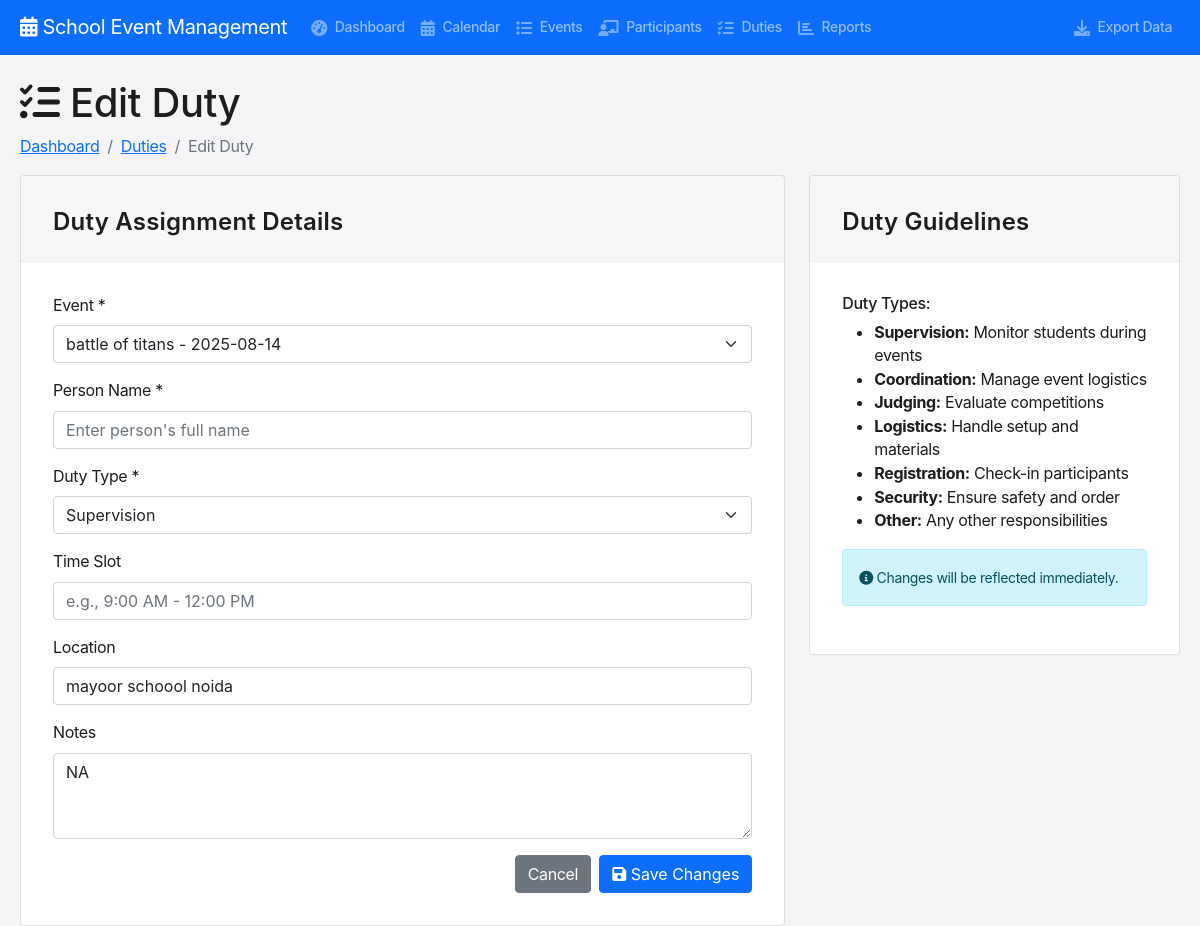
Before: /duties/1/edit with the older database file.
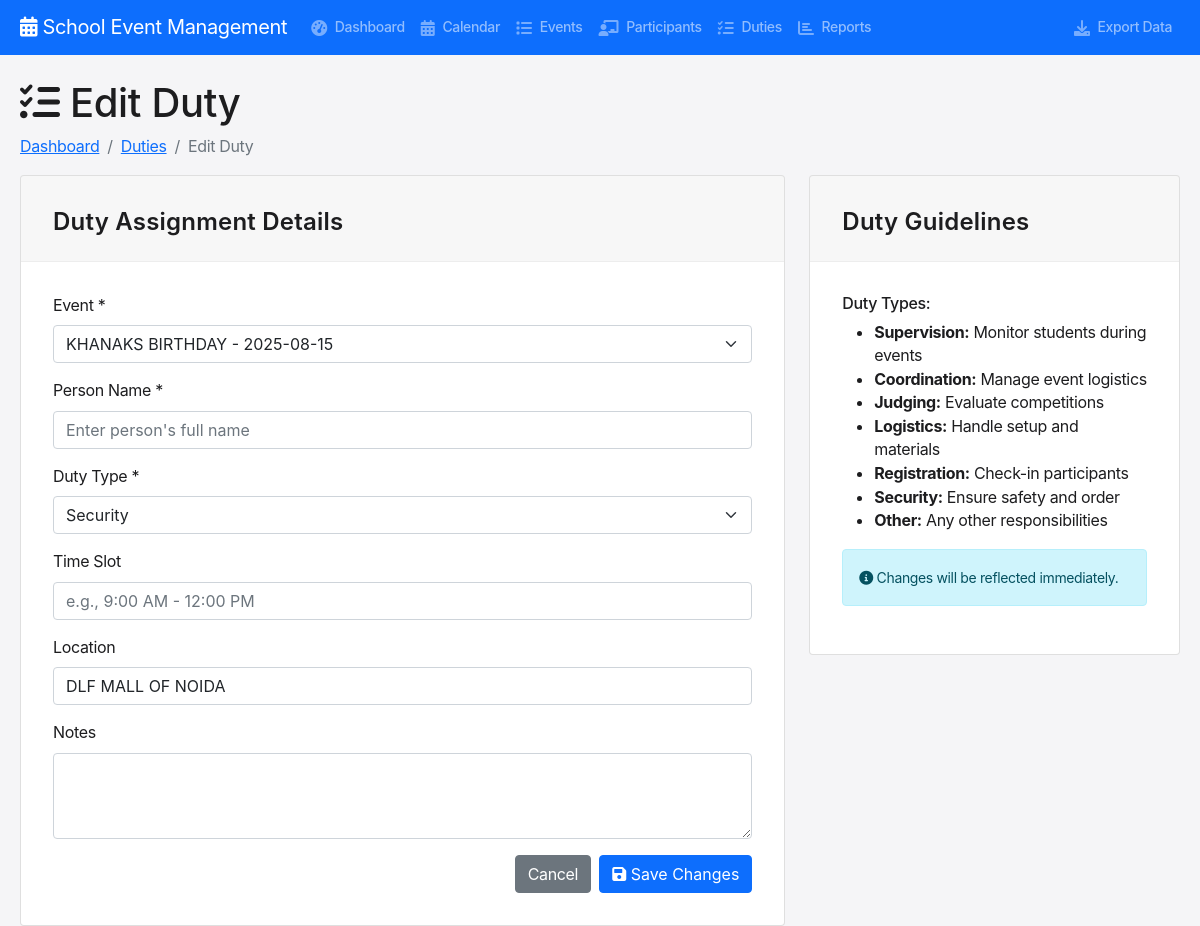
After: the same page with the newer database file.
### tables this page shows
CREATE TABLE duties (
    id INTEGER PRIMARY KEY AUTOINCREMENT,
    event_id INTEGER NOT NULL,
    duty_person_id INTEGER NOT NULL,
    duty_type TEXT NOT NULL,
    duty_date DATE NOT NULL,
    start_time TIME NOT NULL,
    end_time TIME NOT NULL,
    location TEXT NOT NULL,
    description TEXT,
    notes TEXT,
    assigned_at TIMESTAMP DEFAULT CURRENT_TIMESTAMP,
    FOREIGN KEY (event_id) REFERENCES events (id) ON DELETE CASCADE,
    FOREIGN KEY (duty_person_id) REFERENCES duty_personnel (id) ON DELETE CASCADE
);

CREATE TABLE events (
            id INTEGER PRIMARY KEY AUTOINCREMENT,
            name TEXT NOT NULL,
            type TEXT NOT NULL,
            event_date DATE NOT NULL,
            start_time TIME NOT NULL,
            end_time TIME NOT NULL,
            venue TEXT NOT NULL,
            description TEXT,
            host_school TEXT NOT NULL,
            participating_schools TEXT,
            status TEXT DEFAULT 'upcoming',
            created_at TIMESTAMP DEFAULT CURRENT_TIMESTAMP
        );

### app.py (the view, shortened to what this page needs)
@app.route('/duties/<int:id>/edit', methods=['GET', 'POST'])
def edit_duty(id):
    conn = get_db_connection()
    duty = conn.execute('SELECT * FROM duties WHERE id = ?', (id,)).fetchone()
    events = conn.execute('SELECT id, name, event_date, venue FROM events ORDER BY event_date').fetchall()
    duty_personnel = conn.execute('SELECT id, name, designation FROM duty_personnel ORDER BY name').fetchall()
    conn.close()
    return render_template('edit_duty.html', duty=duty, events=events, duty_personnel=duty_personnel)

### app.py (called while the page is built)
def get_db_connection():
    conn = sqlite3.connect('events.db')
    conn.row_factory = sqlite3.Row
    return conn

### templates/edit_duty.html (shortened to what this page needs)
{% extends "base.html" %}
{% block content %}
<div class="row">
    <div class="col-12">
        <h1><i class="fas fa-tasks"></i> Edit Duty</h1>
        <nav aria-label="breadcrumb">
            <ol class="breadcrumb">
                <li class="breadcrumb-item"><a href="{{ url_for('dashboard') }}">Dashboard</a></li>
                <li class="breadcrumb-item"><a href="{{ url_for('duties') }}">Duties</a></li>
                <li class="breadcrumb-item active">Edit Duty</li>
            </ol>
        </nav>
    </div>
</div>
<div class="row">
    <div class="col-md-8">
        <div class="card">
            <div class="card-header">
                <h5 class="card-title mb-0">Duty Assignment Details</h5>
            </div>
            <div class="card-body">
                <form method="POST">
                    <div class="mb-3">
                        <label for="event_id" class="form-label">Event *</label>
                        <select class="form-select" id="event_id" name="event_id" required onchange="updateEventDetails()">
                            {% for event in events %}
                                <option value="{{ event.id }}" {% if event.id == duty.event_id %}selected{% endif %}
                                        data-date="{{ event.event_date }}"
                                        data-venue="{{ event.venue }}"
                                        data-start="{{ event.start_time }}"
                                        data-end="{{ event.end_time }}">
                                    {{ event.name }} - {{ event.event_date }}
                                </option>
                            {% endfor %}
                        </select>
                    </div>
                    <div class="mb-3">
                        <label for="teacher_name" class="form-label">Person Name *</label>
                        <input type="text" class="form-control" id="teacher_name" name="teacher_name" value="{{ duty.name }}" placeholder="Enter person's full name" required>
                    </div>
                    <div class="mb-3">
                        <label for="duty_type" class="form-label">Duty Type *</label>
                        <select class="form-select" id="duty_type" name="duty_type" required>
                            <option value="supervision" {% if duty.duty_type == 'supervision' %}selected{% endif %}>Supervision</option>
                            <option value="security" {% if duty.duty_type == 'security' %}selected{% endif %}>Security</option>
                        </select>
                    </div>
                    <div class="mb-3">
                        <label for="time_slot" class="form-label">Time Slot</label>
                        <input type="text" class="form-control" id="time_slot" name="time_slot"
                               value="{{ duty.time_slot or '' }}" placeholder="e.g., 9:00 AM - 12:00 PM">
                    </div>
                    <div class="mb-3">
                        <label for="location" class="form-label">Location</label>
                        <input type="text" class="form-control" id="location" name="location"
                               value="{{ duty.location or '' }}">
                    </div>
                    <div class="mb-3">
                        <label for="notes" class="form-label">Notes</label>
                        <textarea class="form-control" id="notes" name="notes" rows="3">{{ duty.notes or '' }}</textarea>
                    </div>
                    <div class="d-grid gap-2 d-md-flex justify-content-md-end">
                        <a href="{{ url_for('duties') }}" class="btn btn-secondary">Cancel</a>
                        <button type="submit" class="btn btn-primary">
                            <i class="fas fa-save"></i> Save Changes
                        </button>
                    </div>
                </form>
            </div>
        </div>
    </div>
    <div class="col-md-4">
        <div class="card">
            <div class="card-header">
                <h5 class="card-title mb-0">Duty Guidelines</h5>
            </div>
            <div class="card-body">
                <h6>Duty Types:</h6>
                <ul>
                    <li><strong>Supervision:</strong> Monitor students during events</li>
                    <li><strong>Coordination:</strong> Manage event logistics</li>
                    <li><strong>Judging:</strong> Evaluate competitions</li>
                    <li><strong>Logistics:</strong> Handle setup and materials</li>
                    <li><strong>Registration:</strong> Check-in participants</li>
                    <li><strong>Security:</strong> Ensure safety and order</li>
                    <li><strong>Other:</strong> Any other responsibilities</li>
                </ul>
                <div class="alert alert-info mt-3">
                    <small>
                        <i class="fas fa-info-circle"></i>
                        Changes will be reflected immediately.
                    </small>
                </div>
            </div>
        </div>
    </div>
</div>
{% endblock %}

### templates/base.html (shortened to what this page needs)
<!DOCTYPE html>
<html lang="en">
<head>
    <link href="https://cdn.jsdelivr.net/npm/bootstrap@5.1.3/dist/css/bootstrap.min.css" rel="stylesheet">
    <link href="https://cdnjs.cloudflare.com/ajax/libs/font-awesome/6.0.0/css/all.min.css" rel="stylesheet">
    <link href="{{ url_for('static', filename='css/style.css') }}" rel="stylesheet">
</head>
<body>
    <nav class="navbar navbar-expand-lg navbar-dark bg-primary">
        <div class="container">
            <a class="navbar-brand" href="{{ url_for('dashboard') }}">
                <i class="fas fa-calendar-alt"></i> School Event Management
            </a>
            <div class="collapse navbar-collapse" id="navbarNav">
                <ul class="navbar-nav me-auto">
                    <li class="nav-item">
                        <a class="nav-link" href="{{ url_for('dashboard') }}">
                            <i class="fas fa-tachometer-alt"></i> Dashboard
                        </a>
                    </li>
                    <li class="nav-item">
                        <a class="nav-link" href="{{ url_for('calendar_view') }}">
                            <i class="fas fa-calendar-alt"></i> Calendar
                        </a>
                    </li>
                    <li class="nav-item">
                        <a class="nav-link" href="{{ url_for('events') }}">
                            <i class="fas fa-list"></i> Events
                        </a>
                    </li>
                    <li class="nav-item">
                        <a class="nav-link" href="{{ url_for('participants') }}">
                            <i class="fas fa-chalkboard-teacher"></i> Participants
                        </a>
                    </li>
                    <li class="nav-item">
                        <a class="nav-link" href="{{ url_for('duties') }}">
                            <i class="fas fa-tasks"></i> Duties
                        </a>
                    </li>
                    <li class="nav-item">
                        <a class="nav-link" href="{{ url_for('reports') }}">
                            <i class="fas fa-chart-bar"></i> Reports
                        </a>
                    </li>
                </ul>
                <ul class="navbar-nav">
                    <li class="nav-item">
                        <a class="nav-link" href="{{ url_for('export_data') }}">
                            <i class="fas fa-download"></i> Export Data
                        </a>
                    </li>
                </ul>
            </div>
        </div>
    </nav>
    <div class="container mt-4">
        {% block content %}{% endblock %}
    </div>
</body>
</html>

### static/css/style.css (style rules this page uses)
* { margin: 0; padding: 0; box-sizing: border-box; }
body { font-family: -apple-system, BlinkMacSystemFont, 'Segoe UI', Roboto, Oxygen, Ubuntu, Cantarell, sans-serif; background: #f5f5f7; color: #1d1d1f; line-height: 1.47059; font-weight: 400; letter-spacing: -.022em; }
.container { max-width: 1200px; margin: 0 auto; padding: 0 20px; }
.nav-link { display: flex; align-items: center; padding: 8px 16px; border-radius: 8px; text-decoration: none; color: #1d1d1f; font-size: 14px; font-weight: 500; transition: all 0.2s cubic-bezier(0.25, 0.46, 0.45, 0.94); position: relative; }
.nav-link i { font-size: 16px; margin-right: 8px; opacity: 0.8; }
.card-header { padding: 32px 32px 24px; border-bottom: 1px solid rgba(0, 0, 0, 0.04); }
.card-title { font-size: 24px; font-weight: 600; color: #1d1d1f; display: flex; align-items: center; letter-spacing: .009em; }
.card-body { padding: 32px; }

Changed rows visible on the page:
changed duties: event_id "battle of titans - 2025-08-14" → "KHANAKS BIRTHDAY - 2025-08-15"; duty_type "Supervision" → "Security"; location "mayoor schoool noida" → "DLF MALL OF NOIDA"; notes "NA" → (not shown)
